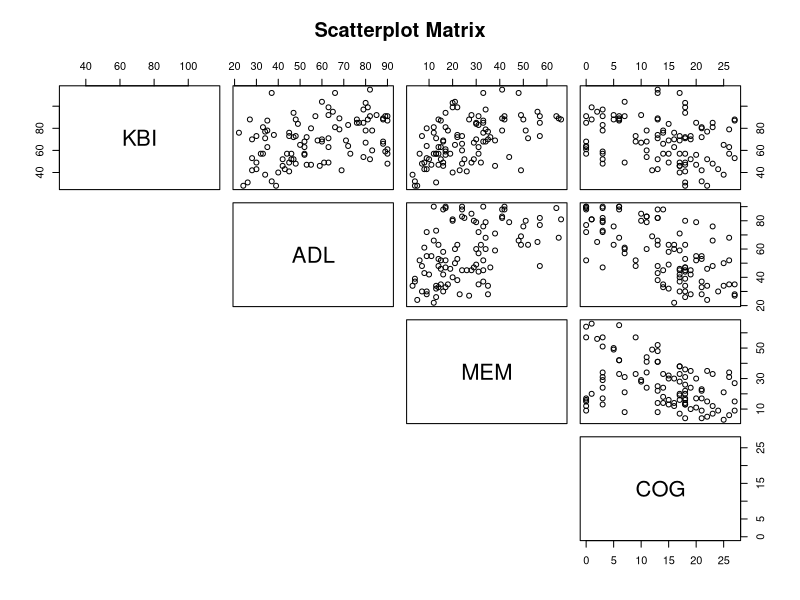
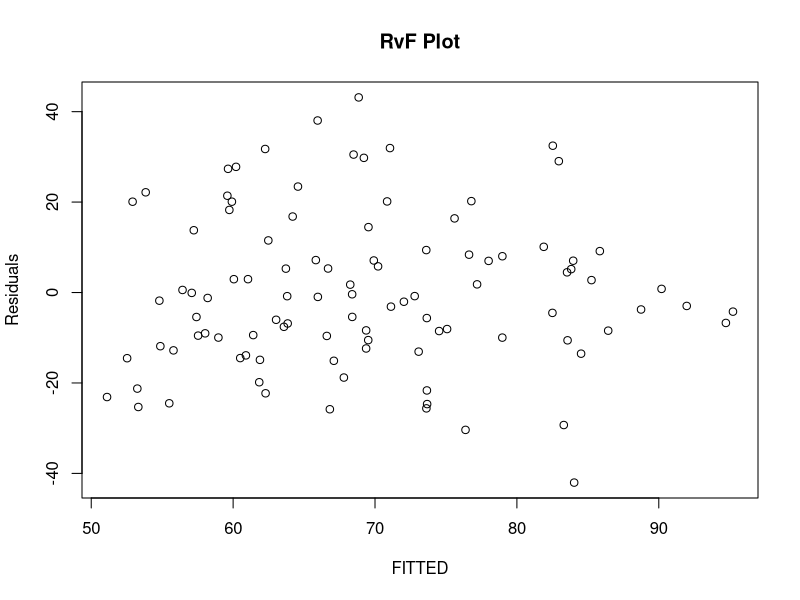
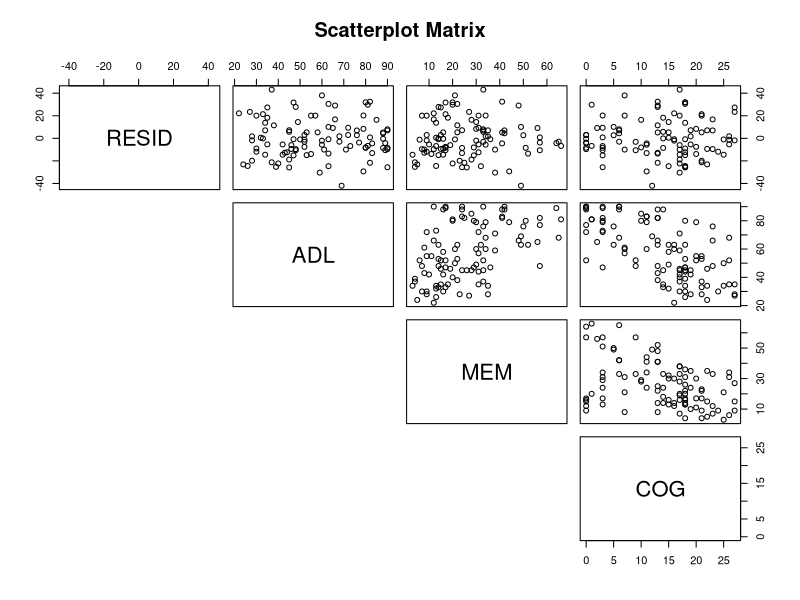
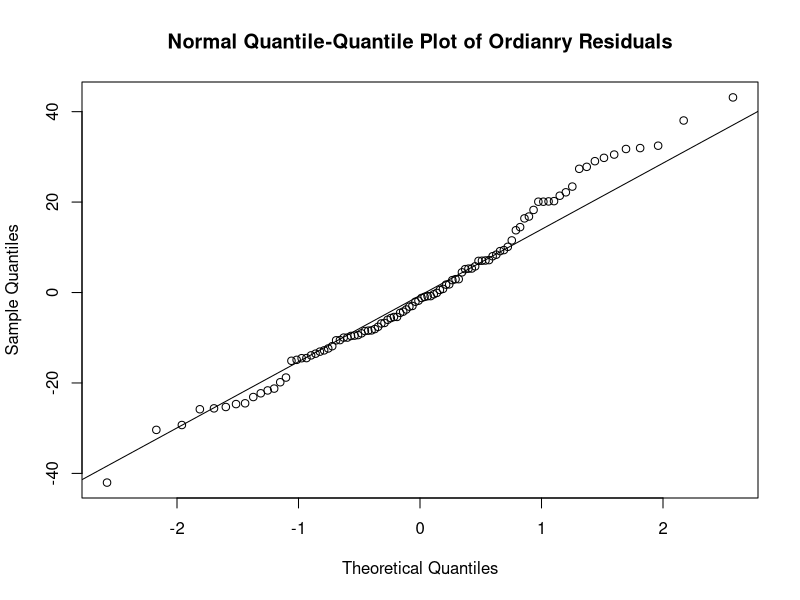
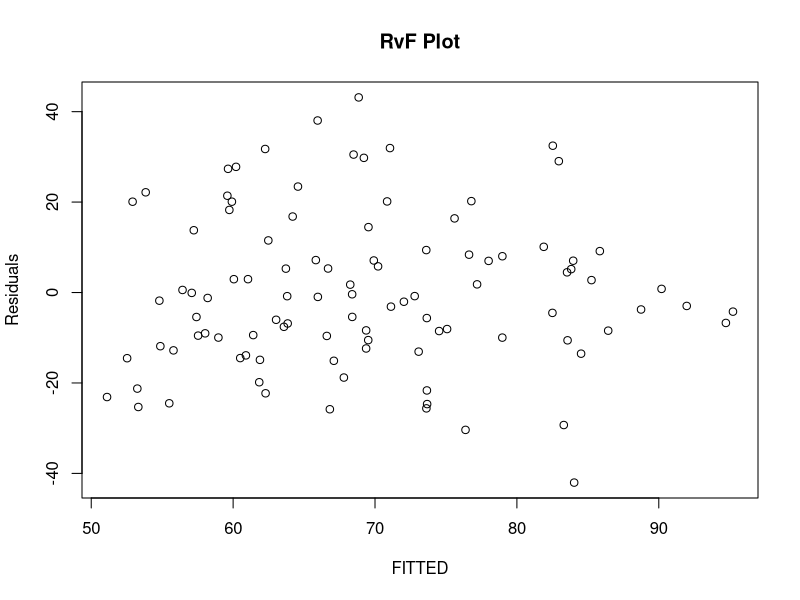
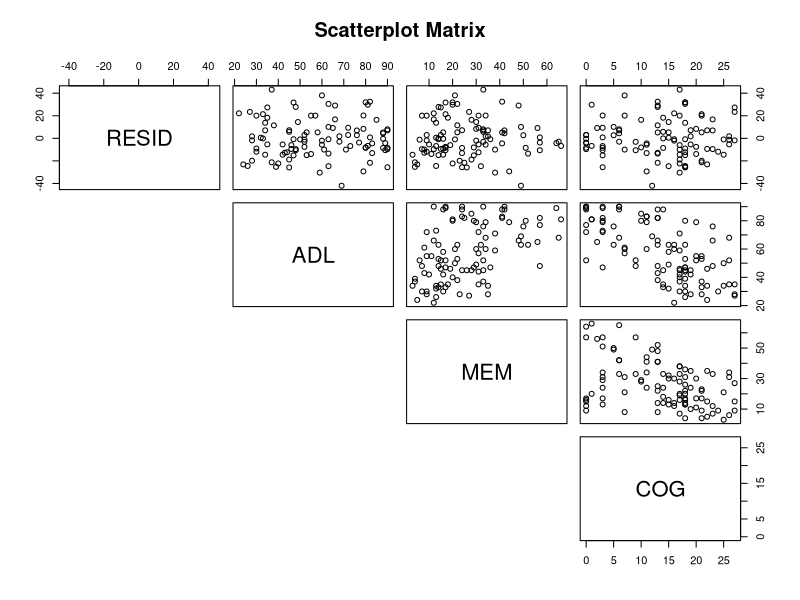
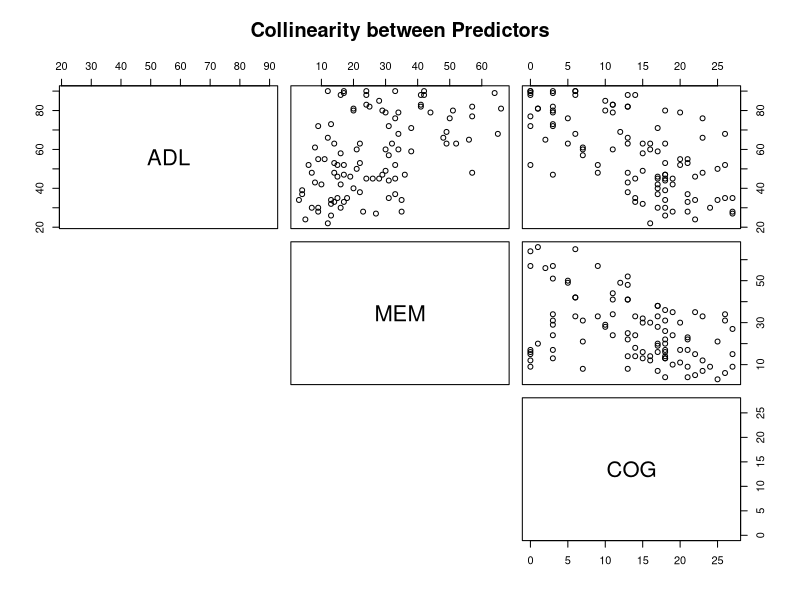

Write the R code that produced these figures, in order.
## ---- chunk 1
knitr::opts_chunk$set(echo = TRUE)
## ---- chunk 2
KBI <- c(28,68,59,91,70,38,46,57,89,48,74,78,43,76,72,61,63,77,85,31,79,92,76,91,78,103,99,73,88,64,52,71,41,85,52,68,57,84,91,83,73,57,69,81,71,91,48,94,57,49,88,54,73,87,47,60,65,57,85,28,40,87,80,49,57,32,52,42,49,63,89,67,43,47,70,99,53,78,112,52,68,63,49,42,56,46,72,95,57,88,81,104,88,115,66,92,97,69,112,88)

ADL <- c(39,52,89,57,28,34,42,52,88,90,38,83,30,45,47,90,63,34,76,26,68,85,22,82,80,80,81,30,27,72,46,63,45,77,42,60,33,49,89,72,45,73,58,33,34,90,48,47,32,63,76,79,48,90,55,83,50,44,79,24,40,35,55,45,46,37,47,28,61,35,68,80,43,53,60,63,28,35,37,82,88,52,30,69,52,59,53,65,90,88,66,60,48,82,88,63,79,71,66,81)

MEM <- c(4,33,17,31,35,3,16,6,41,24,22,41,9,33,36,17,14,35,33,13,34,28,12,57,51,20,20,7,27,9,15,52,26,57,10,34,14,30,64,31,24,13,16,17,13,42,7,17,13,32,50,44,57,33,11,24,21,31,30,5,20,15,9,28,19,4,29,23,8,31,65,29,8,14,30,22,9,18,33,25,16,15,16,49,17,38,22,56,12,42,12,21,14,41,24,49,34,38,48,66)

COG <- c(18,9,3,7,19,25,17,26,13,3,13,11,24,14,18,0,16,22,23,18,26,10,16,3,3,18,1,17,27,0,22,13,18,0,19,11,14,15,0,3,19,3,15,21,18,6,23,18,15,15,5,11,9,6,20,11,25,18,20,22,17,27,21,17,17,21,3,21,7,26,6,10,13,18,16,18,27,14,17,13,0,0,18,12,20,17,21,2,0,6,23,7,13,13,14,5,3,17,13,1)

mydata <- data.frame(KBI,ADL,MEM,COG)
str(mydata)
head(mydata)
## ---- chunk 3
pairs(~KBI + ADL + MEM + COG, data = mydata,
      lower.panel = NULL,
      main = "Scatterplot Matrix")
## ---- chunk 4
mydata.LM1 <- lm(KBI ~ ADL + MEM + COG, data = mydata)
summary(mydata.LM1)
## ---- chunk 5
mydata$FITTED <- predict(mydata.LM1, type = "response")
mydata$RESID <- resid(mydata.LM1)
head(mydata)
## ---- chunk 6
plot(RESID~FITTED, data = mydata,
     main = "RvF Plot",
     ylab = "Residuals")
## ---- chunk 7
pairs(~RESID + ADL + MEM + COG, data=mydata,
      lower.panel=NULL,
      main = "Scatterplot Matrix")
## ---- chunk 8
qqnorm(mydata$RESID,
       main = "Normal Quantile-Quantile Plot of Ordianry Residuals")
qqline(mydata$RESID)
## ---- chunk 9
plot(RESID~FITTED, data = mydata,
     main = "RvF Plot",
     ylab = "Residuals")
## ---- chunk 10
pairs(~RESID + ADL + MEM + COG, data=mydata,
      lower.panel=NULL,
      main = "Scatterplot Matrix")
## ---- chunk 11
pairs(~ADL + MEM + COG, data=mydata,
      lower.panel=NULL,
      main = "Collinearity between Predictors")
## ---- chunk 12
cor(mydata$ADL,mydata$MEM)
cor(mydata$ADL,mydata$COG)
cor(mydata$MEM,mydata$COG)
## ---- chunk 13
# if(!require(car)){install.packages("car")}
library(car)
vif(mydata.LM1)
